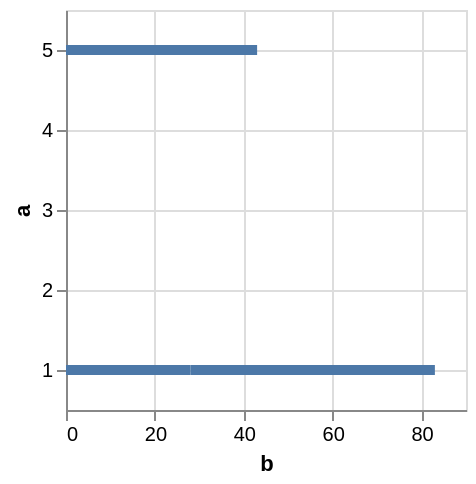

The Vega-Lite source for this figure:
### Vega specification from a JSON file in a GitHub repository (floating-point values rounded to 4 significant figures)
{"$schema": "https://vega.github.io/schema/vega/v5.json", "description": "A simple bar chart with embedded data.", "background": "white", "padding": 5, "width": 200, "height": 200, "style": "cell", "data": [{"name": "source_0", "values": [{"a": 1, "b": 28}, {"a": 1, "b": 55}, {"a": 5, "b": 43}]}, {"name": "data_0", "source": "source_0", "transform": [{"type": "stack", "groupby": ["a"], "field": "b", "sort": {"field": [], "order": []}, "as": ["b_start", "b_end"], "offset": "zero"}, {"type": "filter", "expr": "isValid(datum[\"b\"]) && isFinite(+datum[\"b\"]) && isValid(datum[\"a\"]) && isFinite(+datum[\"a\"])"}]}], "marks": [{"name": "marks", "type": "rect", "style": ["bar"], "from": {"data": "data_0"}, "encode": {"update": {"fill": {"value": "#4c78a8"}, "ariaRoleDescription": {"value": "bar"}, "description": {"signal": "\"b: \" + (format(datum[\"b\"], \"\")) + \"; a: \" + (format(datum[\"a\"], \"\"))"}, "x": {"scale": "x", "field": "b_end"}, "x2": {"scale": "x", "field": "b_start"}, "yc": {"scale": "y", "field": "a"}, "height": {"value": 5}}}}], "scales": [{"name": "x", "type": "linear", "domain": {"data": "data_0", "fields": ["b_start", "b_end"]}, "range": [0, {"signal": "width"}], "nice": true, "zero": true}, {"name": "y", "type": "linear", "domain": {"data": "data_0", "field": "a"}, "range": [{"signal": "height"}, 0], "nice": true, "zero": false, "padding": 5}], "axes": [{"scale": "x", "orient": "bottom", "gridScale": "y", "grid": true, "tickCount": {"signal": "ceil(width/40)"}, "domain": false, "labels": false, "aria": false, "maxExtent": 0, "minExtent": 0, "ticks": false, "zindex": 0}, {"scale": "y", "orient": "left", "gridScale": "x", "grid": true, "tickCount": {"signal": "ceil(height/40)"}, "domain": false, "labels": false, "aria": false, "maxExtent": 0, "minExtent": 0, "ticks": false, "zindex": 0}, {"scale": "x", "orient": "bottom", "grid": false, "title": "b", "labelFlush": true, "labelOverlap": true, "tickCount": {"signal": "ceil(width/40)"}, "zindex": 0}, {"scale": "y", "orient": "left", "grid": false, "title": "a", "labelAngle": 0, "labelAlign": "right", "labelOverlap": true, "tickCount": {"signal": "ceil(height/40)"}, "zindex": 0}]}
